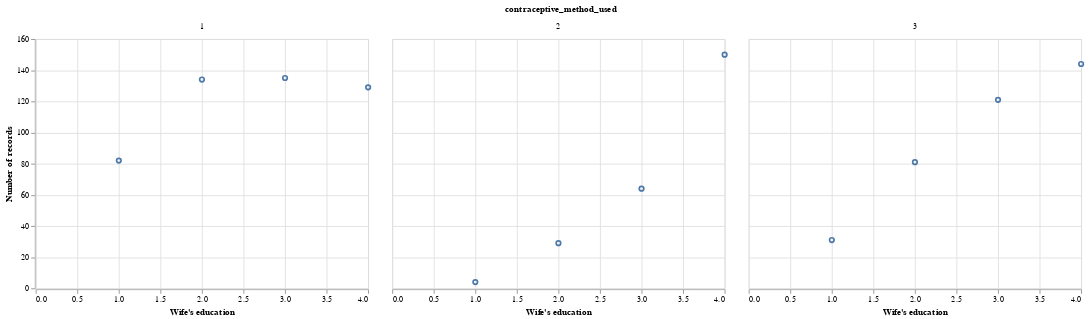

This figure's notebook cell:
### Markdown cell above
**Wife's education**

### Code cell
wife_education_correlation = alt.Chart(cmc_train, title = "Education vs. Method of Contraception Used").mark_point().encode(
    x = alt.X("wife_education", title = "Wife's education"),
    y = alt.Y("count()", title = "Number of records")
).facet("contraceptive_method_used")
wife_education_correlation

### Figure 1 — Vega-Lite specification as saved in the notebook (floating-point values rounded to 4 significant figures; data arrays with more than 128 entries replaced by an {"elided": "..."} marker saying what was removed)
{"$schema": "https://vega.github.io/schema/vega-lite/v4.17.0.json", "config": {"view": {"continuousHeight": 300, "continuousWidth": 400}}, "data": {"name": "data-f15167d60f413a998667f82347f8e248"}, "datasets": {"data-f15167d60f413a998667f82347f8e248": {"elided": "1104 records"}}, "facet": {"field": "contraceptive_method_used", "type": "quantitative"}, "spec": {"encoding": {"x": {"field": "wife_education", "title": "Wife's education", "type": "quantitative"}, "y": {"aggregate": "count", "title": "Number of records", "type": "quantitative"}}, "mark": "point", "title": "Education vs. Method of Contraception Used"}}
